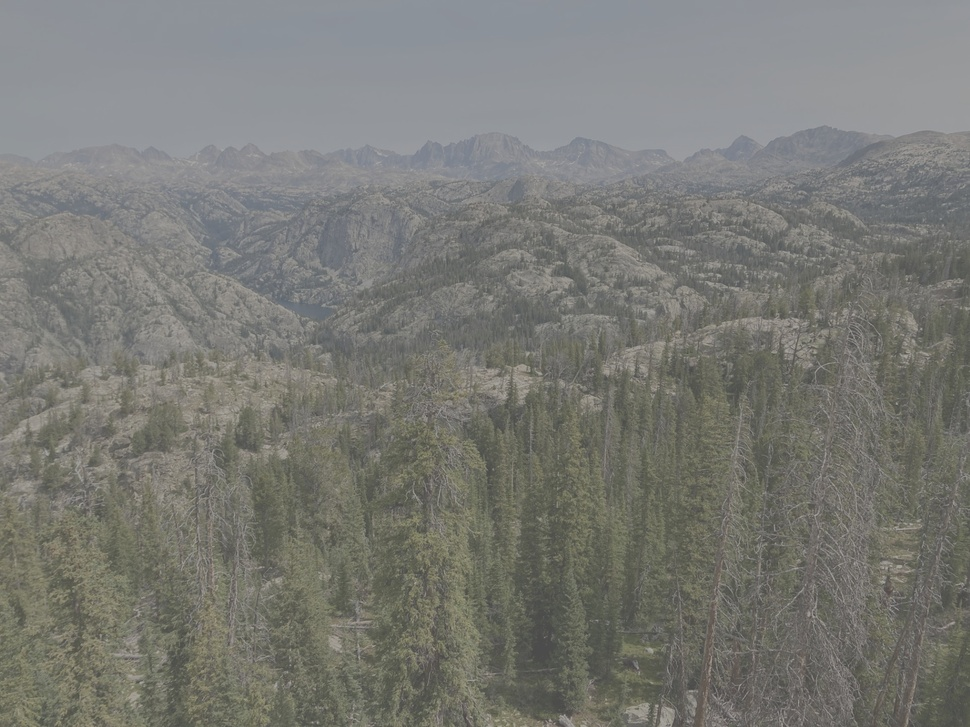
#> input picture clahe_test.jpg, 970 x 727 px, shrunk from 1920 x 1440 before the run
$ jupyter execute CLAHE.ipynb
#> lines starting #> are read from the running program, lines starting #| are printed output that depends on the picture; pictures that were not available may be replaced by others from this repository, and a replacement may not be noted
[cell 1]
import numpy as np
import cv2 as cv
from matplotlib import pyplot as plt

[cell 2]
video = 'July/videos/video_capture_2024-07-01_09-08-21.mp4'
videos = []

for clip in [0.5, 0.75, 1, 2, 2.5, 3, 4, 7, 10]:
    for tile in [4, 6, 8, 12, 16, 24, 32]:
        videos.append(f'{video}#clip')

# with open('clahe_todo.txt', 'w') as f:
#     f.write('\n')

[cell 3]
img = cv.imread('clahe_test.jpg', cv.IMREAD_GRAYSCALE)
#> img: shape (727, 970); min 70, max 169, mean 120.9
assert img is not None, "file could not be read, check with os.path.exists()"

plt.imshow(img, cmap='gray')
plt.show()
plt.close()

hist,bins = np.histogram(img.flatten(),256,[0,256])
#> hist = 256 values, max 24126 at index 150, min 0 at index 0, mean 2754.6; bins = 257 values from 0 to 256

cdf = hist.cumsum()
#> cdf = 256 values from 0 to 705190
cdf_normalized = cdf * float(hist.max()) / cdf.max()
#> cdf_normalized = 256 values from 0 to 24126


plt.plot(cdf_normalized, color = 'b')
plt.hist(img.flatten(),256,[0,256], color = 'r')
plt.xlim([0,256])
plt.legend(('cdf','histogram'), loc = 'upper left')
plt.show()
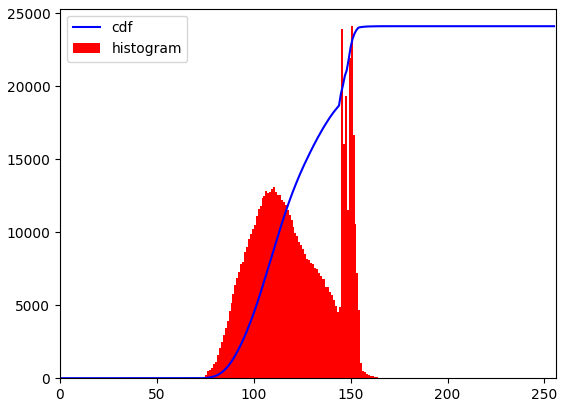
#> figure drawn by matplotlib, 1 panel; tallest bar 24126 high, from x = 150 to 151; curve peaks at x = 169, y = 24126

[cell 4]
cdf_m = np.ma.masked_equal(cdf,0)
cdf_m = (cdf_m - cdf_m.min())*255/(cdf_m.max()-cdf_m.min())
cdf = np.ma.filled(cdf_m,0).astype('uint8')
#> cdf = 256 values from 0 to 255

[cell 5]
img2 = cdf[img]
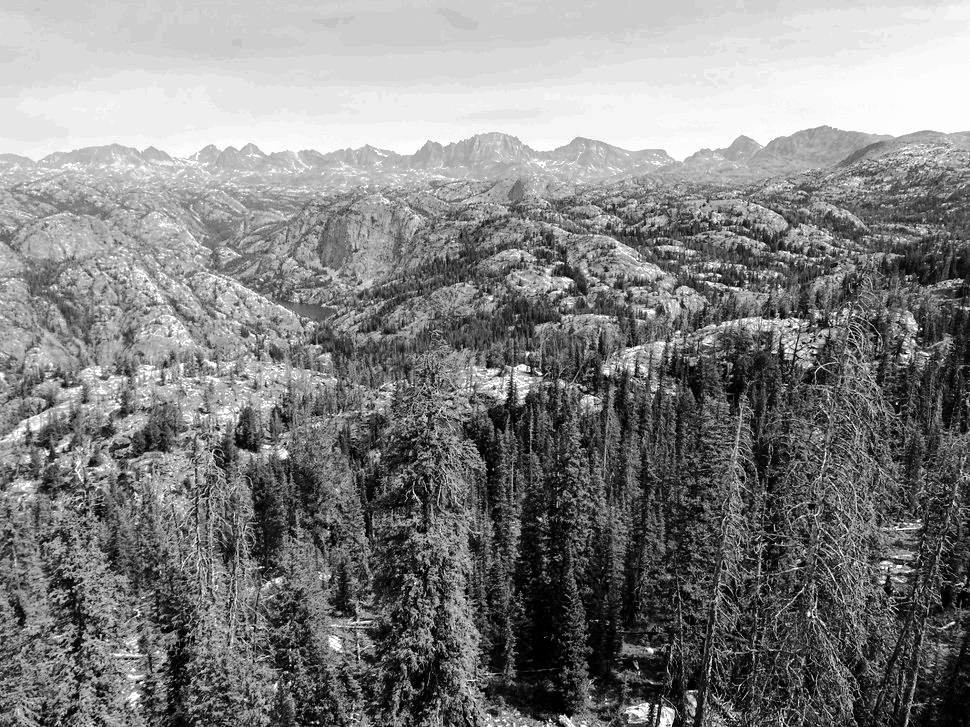
#> img2: shape (727, 970); min 0, max 255, mean 129.1

[cell 6]
plt.imshow(img2, cmap='gray')
plt.show()
plt.close()

hist,bins = np.histogram(img2.flatten(),256,[0,256])
#> hist = 256 values, max 24126 at index 239, min 0 at index 5, mean 2754.6

cdf = hist.cumsum()
#> cdf = 256 values from 2075 to 705190
cdf_normalized = cdf * float(hist.max()) / cdf.max()
#> cdf_normalized = 256 values from 70.99 to 24126


plt.plot(cdf_normalized, color = 'b')
plt.hist(img2.flatten(),256,[0,256], color = 'r')
plt.xlim([0,256])
plt.legend(('cdf','histogram'), loc = 'upper left')
plt.show()
#> figure, not shown here; tallest bar 24126 high, from x = 239 to 240; curve peaks at x = 255, y = 24126

[cell 7]
img = cv.imread('clahe_test.jpg', cv.IMREAD_GRAYSCALE)
assert img is not None, "file could not be read, check with os.path.exists()"

# create a CLAHE object (Arguments are optional).
clahe = cv.createCLAHE(clipLimit=2.0, tileGridSize=(8,8))
cl1 = clahe.apply(img)
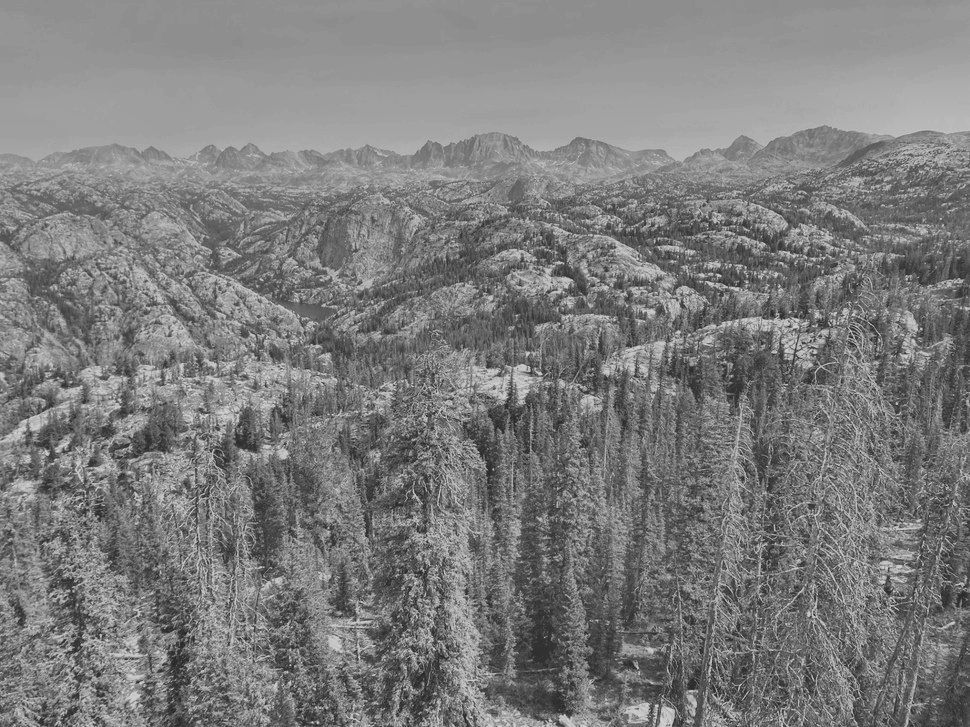
#> cl1: shape (727, 970); min 38, max 211, mean 124.5

plt.imshow(img)
plt.show(); plt.close()

# plt.imshow(cl1, cmap='gray')
plt.imshow(cl1)
plt.show(); plt.close()

hist,bins = np.histogram(cl1.flatten(),256,[0,256])
#> hist = 256 values, max 15260 at index 143, min 0 at index 0, mean 2754.6

cdf = hist.cumsum()
#> cdf = 256 values from 0 to 705190
cdf_normalized = cdf * float(hist.max()) / cdf.max()
#> cdf_normalized = 256 values from 0 to 15260


plt.plot(cdf_normalized, color = 'b')
plt.hist(cl1.flatten(),256,[0,256], color = 'r')
plt.xlim([0,256])
plt.legend(('cdf','histogram'), loc = 'upper left')
plt.show()
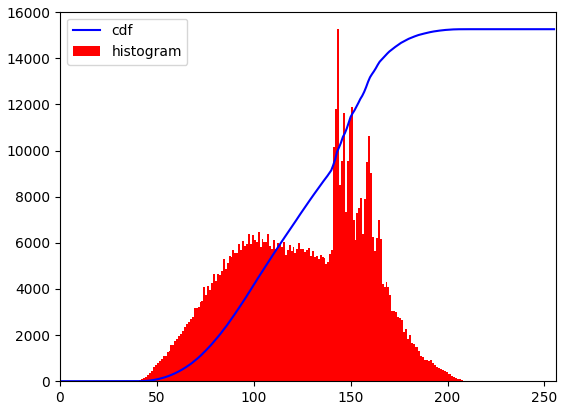
#> figure drawn by matplotlib, 1 panel; tallest bar 15260 high, from x = 143 to 144; curve peaks at x = 211, y = 15260

cv.imwrite('clahe_test_out.jpg',cl1)
#> Out = True

[cell 8]
image = cv.imread('clahe_test.jpg')
#> image is the input picture: shape (727, 970, 3); mean B, G, R 116.6, 121.5, 121


# Convert the image to LAB color space
lab_image = cv.cvtColor(image, cv.COLOR_BGR2LAB)
#> lab_image: shape (727, 970, 3); mean of channels 0, 1, 2 129.5, 126.8, 130.7

# Split the LAB image into L, A, and B channels
l_channel, a_channel, b_channel = cv.split(lab_image)
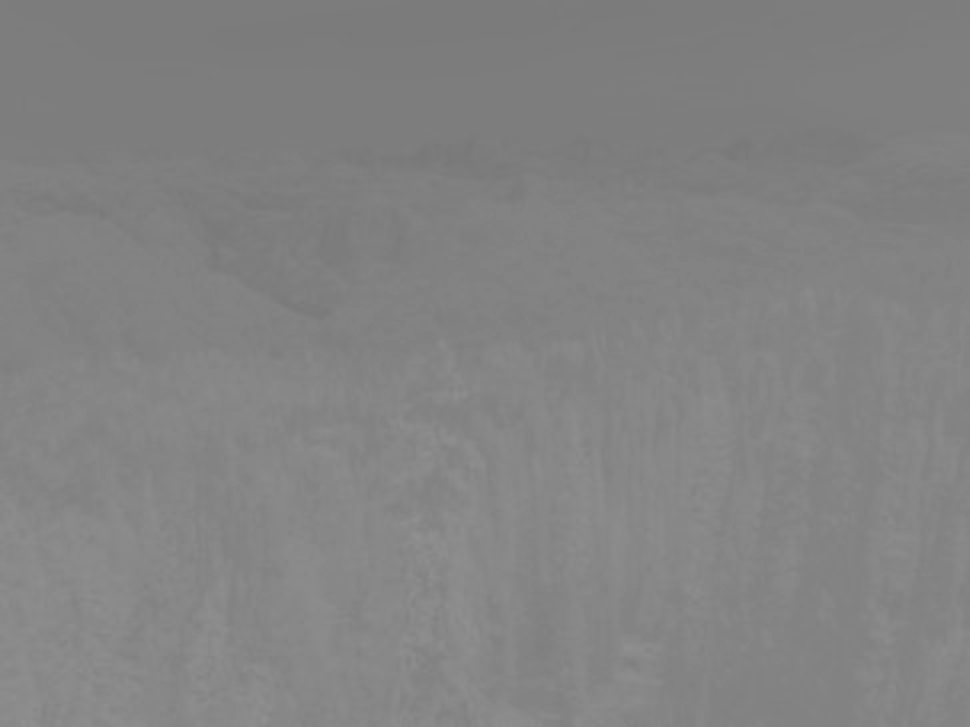
#> b_channel: shape (727, 970); min 120, max 145, mean 130.7

# Apply CLAHE to the L channel
l_channel_clahe = clahe.apply(l_channel)

# Merge the channels back together
lab_image_clahe = cv.merge((l_channel_clahe, a_channel, b_channel))
#> lab_image_clahe: shape (727, 970, 3); mean of channels 0, 1, 2 130.6, 126.8, 130.7

# Convert back to BGR color space
enhanced_color_image = cv.cvtColor(lab_image_clahe, cv.COLOR_LAB2BGR)

# Display the original and enhanced color images
plt.imshow(image)
plt.show(); plt.close()
plt.imshow(enhanced_color_image)
plt.show(); plt.close()

cv.imwrite('clahe_test_out.jpg',enhanced_color_image)
#> Out = True
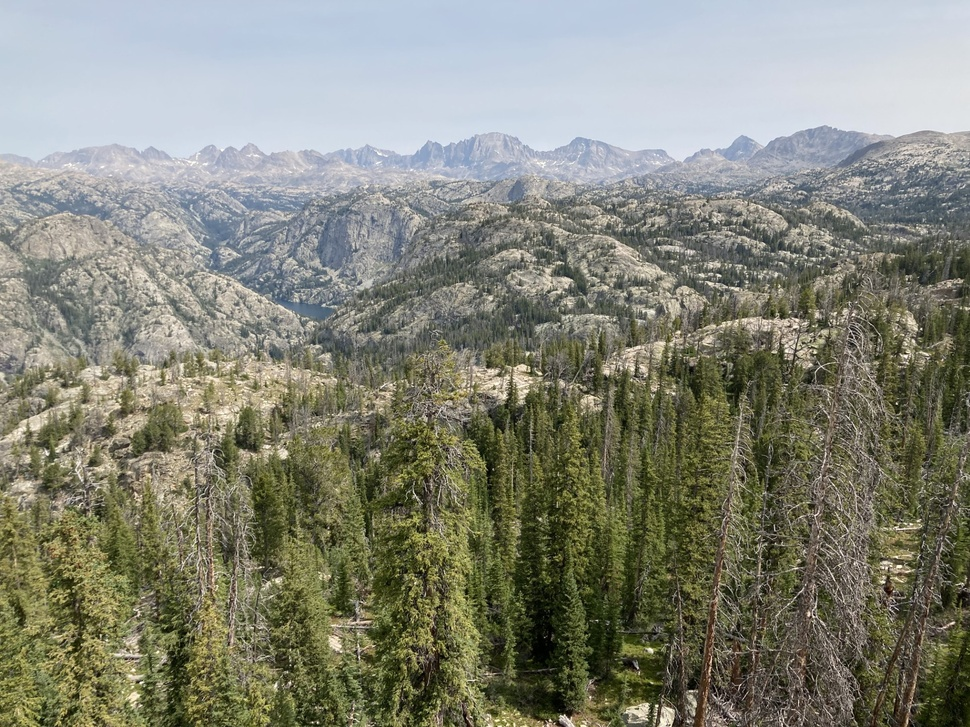
#> input picture clahe_test_og.jpg, 970 x 727 px, shrunk from 1920 x 1440 before the run, given in place of video_capture_2024-04-10_08-15-37.mp4, which was not available
#> further down, frame is the input picture: shape (727, 970, 3); mean B, G, R 119.3, 133.1, 131.6

[cell 9]
import cv2
import numpy as np
import matplotlib.pyplot as plt

[cell 10]
# Read the input video
input_video_path = 'April/videos/video_capture_2024-04-10_08-15-37.mp4'
cap = cv2.VideoCapture(input_video_path)

[cell 11]
# Get video properties
frame_width = int(cap.get(cv2.CAP_PROP_FRAME_WIDTH))
frame_height = int(cap.get(cv2.CAP_PROP_FRAME_HEIGHT))
fps = int(cap.get(cv2.CAP_PROP_FPS))
frame_count = int(cap.get(cv2.CAP_PROP_FRAME_COUNT))

[cell 12]
# Define the codec and create VideoWriter object
output_video_path = 'output_video.mp4'
fourcc = cv2.VideoWriter_fourcc(*'mp4v')
out = cv2.VideoWriter(output_video_path, fourcc, fps, (frame_width, frame_height))

[cell 13]
def apply_clahe(frame, clahe):

    # Convert the image to LAB color space
    lab_frame = cv2.cvtColor(frame, cv2.COLOR_BGR2LAB)
#> lab_frame: shape (727, 970, 3); mean of channels 0, 1, 2 138.5, 125.2, 135.9

    # Split the LAB image into L, A, and B channels
    l_channel, a_channel, b_channel = cv2.split(lab_frame)
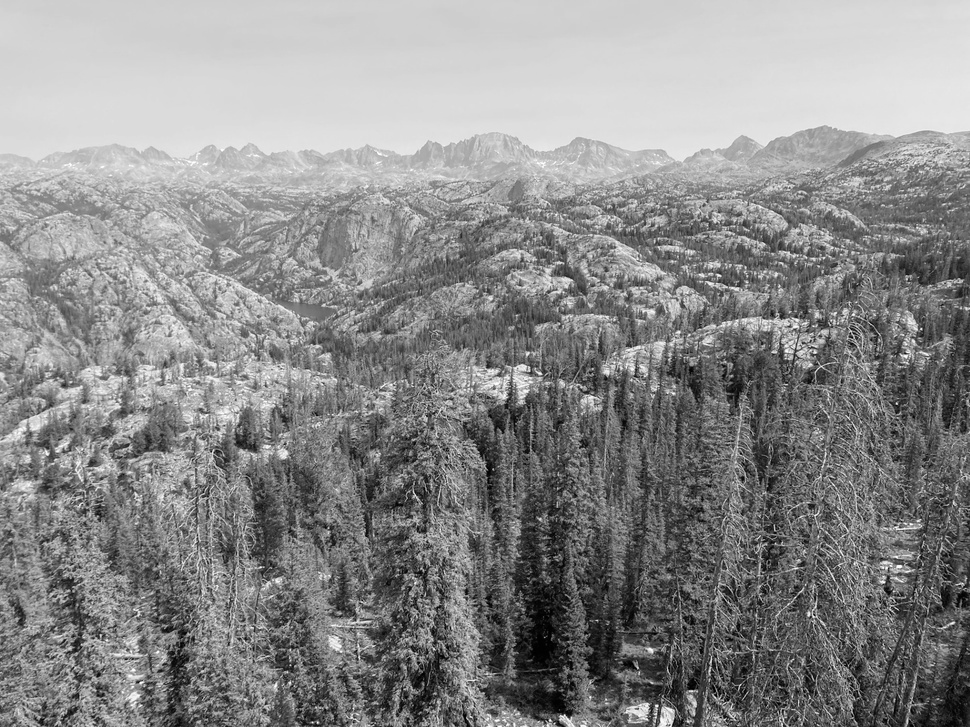
#> l_channel: shape (727, 970); min 0, max 255, mean 138.5

    # Merge the channels back together
    lab_image_clahe = cv2.merge((clahe.apply(l_channel), a_channel, b_channel))
#> lab_image_clahe: shape (727, 970, 3); mean of channels 0, 1, 2 141, 125.2, 135.9

    # Convert back to BGR color space
    new_frame = cv2.cvtColor(lab_image_clahe, cv2.COLOR_LAB2BGR)
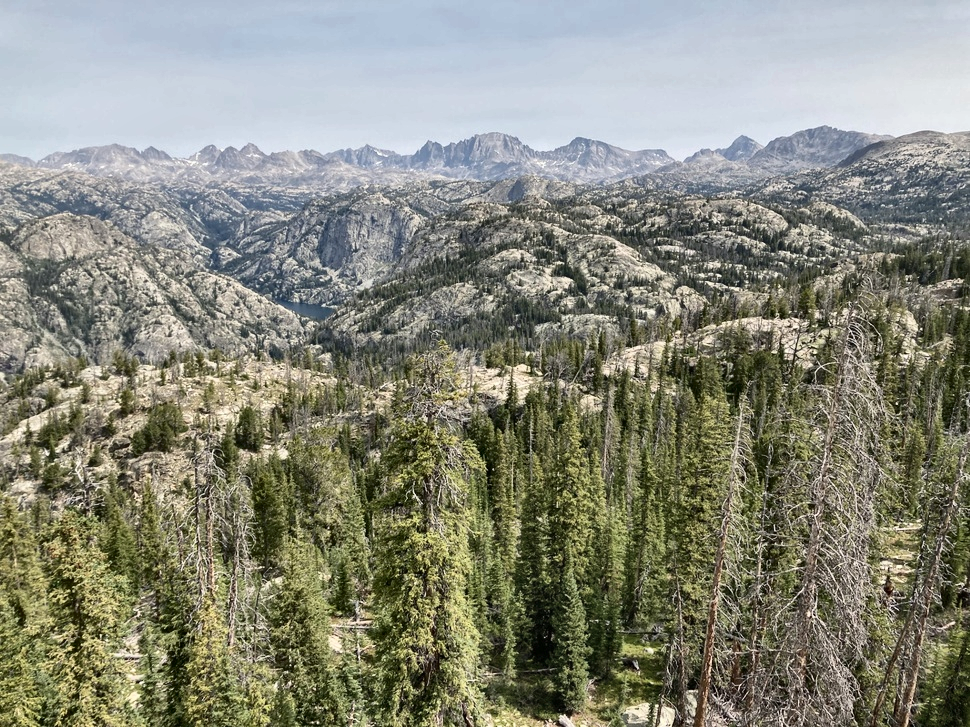
#> new_frame: shape (727, 970, 3); mean B, G, R 121.9, 136.1, 134.5

    return new_frame

[cell 14]
clahe = cv2.createCLAHE(clipLimit=1.0, tileGridSize=(8,8))

while cap.isOpened():
    ret, frame = cap.read()
    if not ret:
        break

    # apply clahe
    new_frame = apply_clahe(frame, clahe)

    # Write the frame to the output video
    out.write(new_frame)
